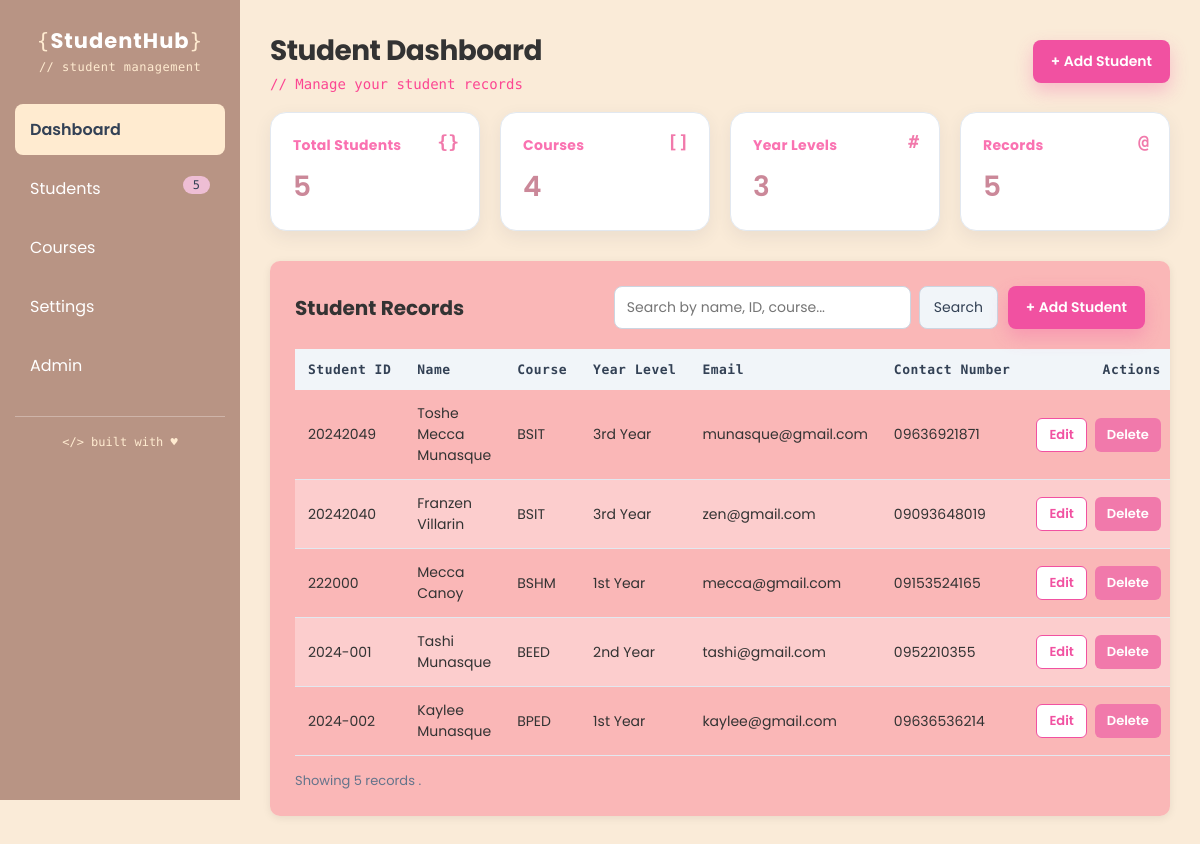
The app's page /dashboard.html/ with its own data.
### Toshe_app/models.py (models this page shows, shortened)
class Student(models.Model):
    student_id = models.CharField(max_length=20, unique=True)
    first_name = models.CharField(max_length=100)
    last_name = models.CharField(max_length=100)
    course = models.CharField(max_length=100)
    year_level = models.CharField(max_length=20)
    email = models.EmailField(unique=True)
    contact_number = models.CharField(max_length=20)
    def get_full_name(self):
        return f"{self.first_name} {self.last_name}".strip()

### Toshe_app/views.py (the view, shortened to what this page needs)
# urls.py: path("dashboard.html/", views.dashboard, name="dashboard"),
def dashboard(request):
    form = StudentForm(request.POST or None)
    context = _dashboard_context(request, add_form=form)
    return render(request, "student/dashboard.html", context)

### Toshe_app/views.py (called while the page is built, shortened)
def _dashboard_context(request, add_form=None):
    students = Student.objects.all()
    query = request.GET.get("q", "").strip()
    return {
        "students": students,
        "form": add_form if add_form is not None else StudentForm(),
        "query": query,
        "total_students": Student.objects.count(),
        "total_courses": Student.objects.values("course").distinct().count(),
        "total_year_levels": Student.objects.values("year_level").distinct().count(),
    }

### Toshe_app/templates/student/dashboard.html (shortened to what this page needs)
<!DOCTYPE html>
<html lang="en">
<head>
</head>
<body>
    <div class="sidebar">
        <h2><span class="brace">{</span>StudentHub<span class="brace">}</span></h2>
        <p class="sidebar-tag">// student management</p>
        <a href="{% url 'dashboard' %}" class="active">
            Dashboard
        </a>
        <a href="{% url 'dashboard' %}#student-records">
            Students
            <span class="badge">{{ total_students }}</span>
        </a>
        <a href="{% url 'dashboard' %}#student-records">
            Courses
        </a>
        <a href="#">
            Settings
        </a>
        <a href="/admin/">
            Admin
        </a>
        <p class="sidebar-note">&lt;/&gt; built with &hearts;</p>
    </div>
    <div class="main">
        <div class="header">
            <div>
                <h1>Student Dashboard</h1>
                <p>// Manage your student records</p>
            </div>
            <button type="button" class="add-btn" data-open-modal>
                + Add Student
            </button>
        </div>
        <div class="card-container">
            <div class="card">
                <span class="card-glyph">{}</span>
                <h3>Total Students</h3>
                <p>{{ total_students }}</p>
            </div>
            <div class="card">
                <span class="card-glyph">[]</span>
                <h3>Courses</h3>
                <p>{{ total_courses }}</p>
            </div>
            <div class="card">
                <span class="card-glyph">#</span>
                <h3>Year Levels</h3>
                <p>{{ total_year_levels }}</p>
            </div>
            <div class="card">
                <span class="card-glyph">@</span>
                <h3>Records</h3>
                <p>{{ total_students }}</p>
            </div>
        </div>
        <div class="table-container" id="student-records">
            <div class="table-header">
                <h2>Student Records</h2>
                <div class="table-tools">
                    <form class="search-form" method="get" action="{% url 'dashboard' %}">
                        <input
                            type="text"
                            name="q"
                            value="{{ query }}"
                            placeholder="Search by name, ID, course..."
                        >
                        <button type="submit" class="search-btn">Search</button>
                    </form>
                    <button type="button" class="add-btn" data-open-modal>
                        + Add Student
                    </button>
                </div>
            </div>
            {% if students %}
            <table>
                <thead>
                    <tr>
                        <th>Student ID</th>
                        <th>Name</th>
                        <th>Course</th>
                        <th>Year Level</th>
                        <th>Email</th>
                        <th>Contact Number</th>
                        <th class="actions-col">Actions</th>
                    </tr>
                </thead>
                <tbody>
                    {% for student in students %}
                    <tr>
                        <td>{{ student.student_id }}</td>
                        <td>
                            {{ student.first_name }}
                            {{ student.last_name }}
                        </td>
                        <td>{{ student.course }}</td>
                        <td>{{ student.year_level }}</td>
                        <td>{{ student.email }}</td>
                        <td>{{ student.contact_number }}</td>
                        <td class="actions-col">
                            <div class="row-actions">
                                <a
                                    href="{% url 'edit_student' student.pk %}"
                                    class="edit-btn"
                                >
                                    Edit
                                </a>
                                <form
                                    method="post"
                                    action="{% url 'delete_student' student.pk %}"
                                    onsubmit="return confirm('Delete {{ student.get_full_name|escapejs }}?');"
                                >
                                    <button type="submit" class="delete-btn">Delete</button>
                                </form>
                            </div>
                        </td>
                    </tr>
                    {% endfor %}
                </tbody>
            </table>
            <p class="table-note">
                Showing {{ students|length }} record{{ students|length|pluralize }}
                {% if query %} matching "{{ query }}"{% endif %}.
            </p>
            {% endif %}
        </div>
    </div>
</body>
</html>

### records on screen
Student: student_id "20242049", first_name "Toshe Mecca", last_name "Munasque", course "BSIT", year_level "3rd Year", email "munasque@gmail.com", contact_number "09636921871"
Student: student_id "20242040", first_name "Franzen", last_name "Villarin", course "BSIT", year_level "3rd Year", email "zen@gmail.com", contact_number "09093648019"
Student: student_id "222000", first_name "Mecca", last_name "Canoy", course "BSHM", year_level "1st Year", email "mecca@gmail.com", contact_number "09153524165"
Student: student_id "2024-001", first_name "Tashi", last_name "Munasque", course "BEED", year_level "2nd Year", email "tashi@gmail.com", contact_number "0952210355"
Student: student_id "2024-002", first_name "Kaylee", last_name "Munasque", course "BPED", year_level "1st Year", email "kaylee@gmail.com", contact_number "09636536214"

### other values on screen
{{ total_students }} "5"
{{ total_courses }} "4"
{{ total_year_levels }} "3"
{{ students|length }} "5"
